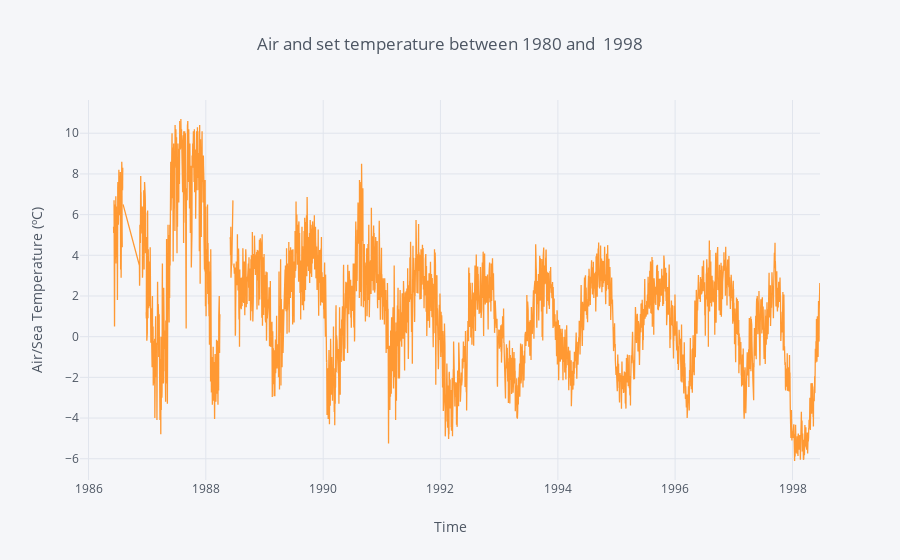

Notebook code cell kept with this figure:
### Code cell
data_5N_x[['mer.winds']].iplot(kind='line', xTitle='Time',
           yTitle='Air/Sea Temperature (ºC)', title='Air and set temperature between 1980 and  1998')

### Figure 1 — Plotly figure (JSON) as saved in the notebook; plotly's stock layout.template omitted (floating-point values rounded to 4 significant figures; data arrays with more than 128 entries replaced by an {"elided": "..."} marker saying what was removed)
{"data": [{"line": {"color": "rgba(255, 153, 51, 1.0)", "dash": "solid", "shape": "linear", "width": 1.3}, "mode": "lines", "name": "mer.winds", "text": "", "type": "scatter", "uid": "d579f20f-86fc-4616-bbff-b34f02654389", "x": {"elided": "4448 str values"}, "y": {"elided": "4448 mixed values"}}], "layout": {"legend": {"bgcolor": "#F5F6F9", "font": {"color": "#4D5663"}}, "paper_bgcolor": "#F5F6F9", "plot_bgcolor": "#F5F6F9", "title": {"font": {"color": "#4D5663"}, "text": "Air and set temperature between 1980 and  1998"}, "xaxis": {"gridcolor": "#E1E5ED", "showgrid": true, "tickfont": {"color": "#4D5663"}, "title": {"font": {"color": "#4D5663"}, "text": "Time"}, "zerolinecolor": "#E1E5ED"}, "yaxis": {"gridcolor": "#E1E5ED", "showgrid": true, "tickfont": {"color": "#4D5663"}, "title": {"font": {"color": "#4D5663"}, "text": "Air/Sea Temperature (ºC)"}, "zerolinecolor": "#E1E5ED"}}}
